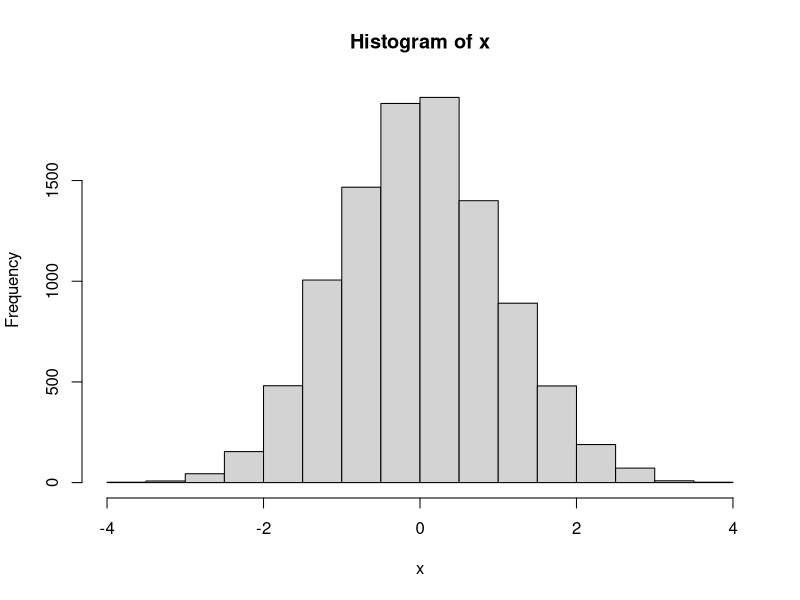
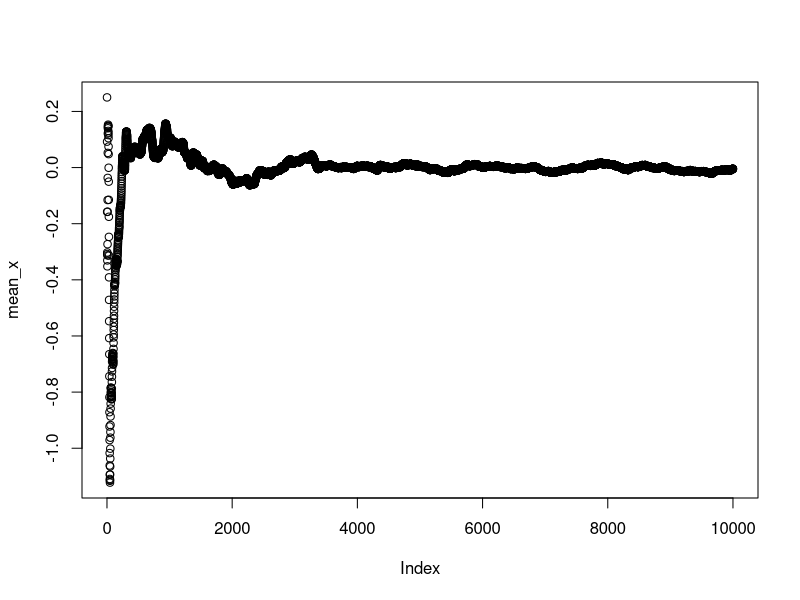
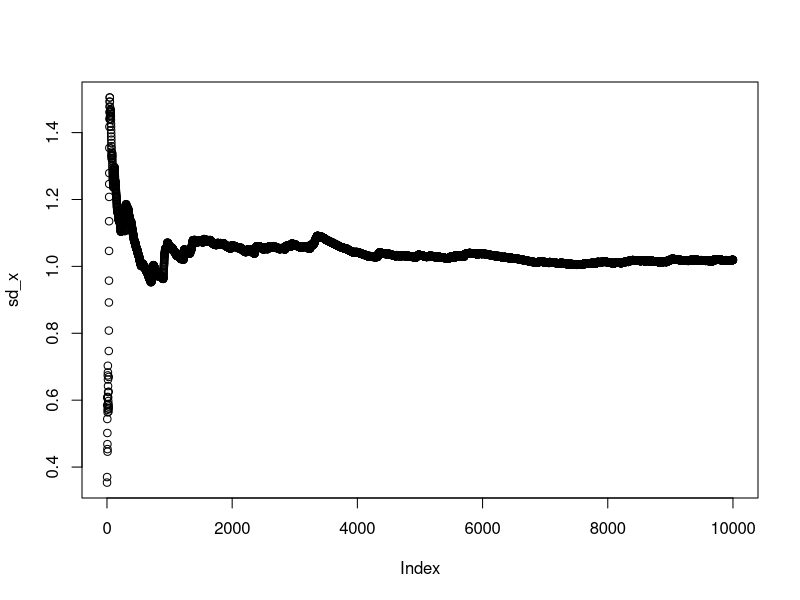

The R script that drew these images, in order:
x_0 <- 0 # initial value
x <- c(x_0) # vector x
a <- 1 # limit of a for uniform dist
mean_x <- c() # mean of x to plot convergence
sd_x <- c() # sd of x to plot convergence

# f(y)q(x|y) / f(x)q(y|x)
f_q <- function(y,x,a) {
    return(exp((x^2 - y^2)/2))
}

for (i in 1:1e4) {
    prev_x <- x[i] # previous value
    yn <- runif(1, min=prev_x - a, max=prev_x + a) # yn
    rho <- min(f_q(yn,prev_x, a),1) # rho function
    u <- runif(1) # random number between 0 and 1

    # return x_n, next value
    if (u < rho) {
        x[i+1] <- yn
    } else {
        x[i+1] <- prev_x
    }
    
    # adding elements to plot convergence
    mean_x[i] <- mean(x)
    sd_x[i] <- sd(x)
}

hist(x)
plot(mean_x)
plot(sd_x)
